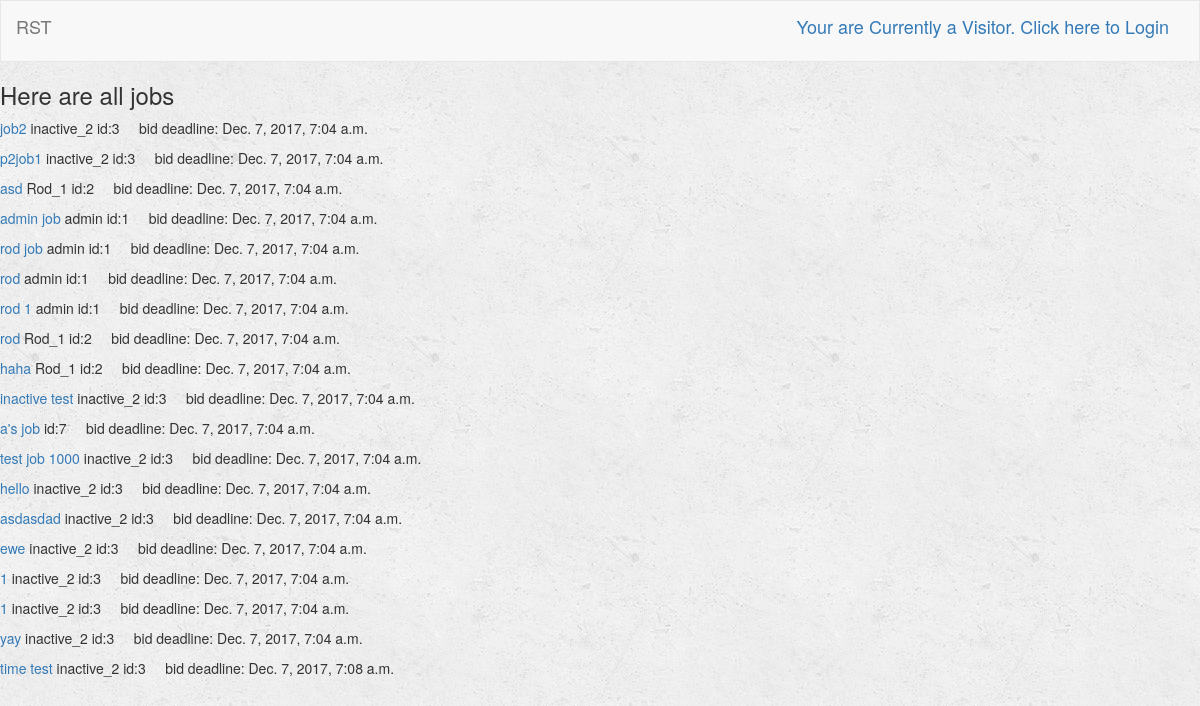
Page /turk/ on the earlier database version.
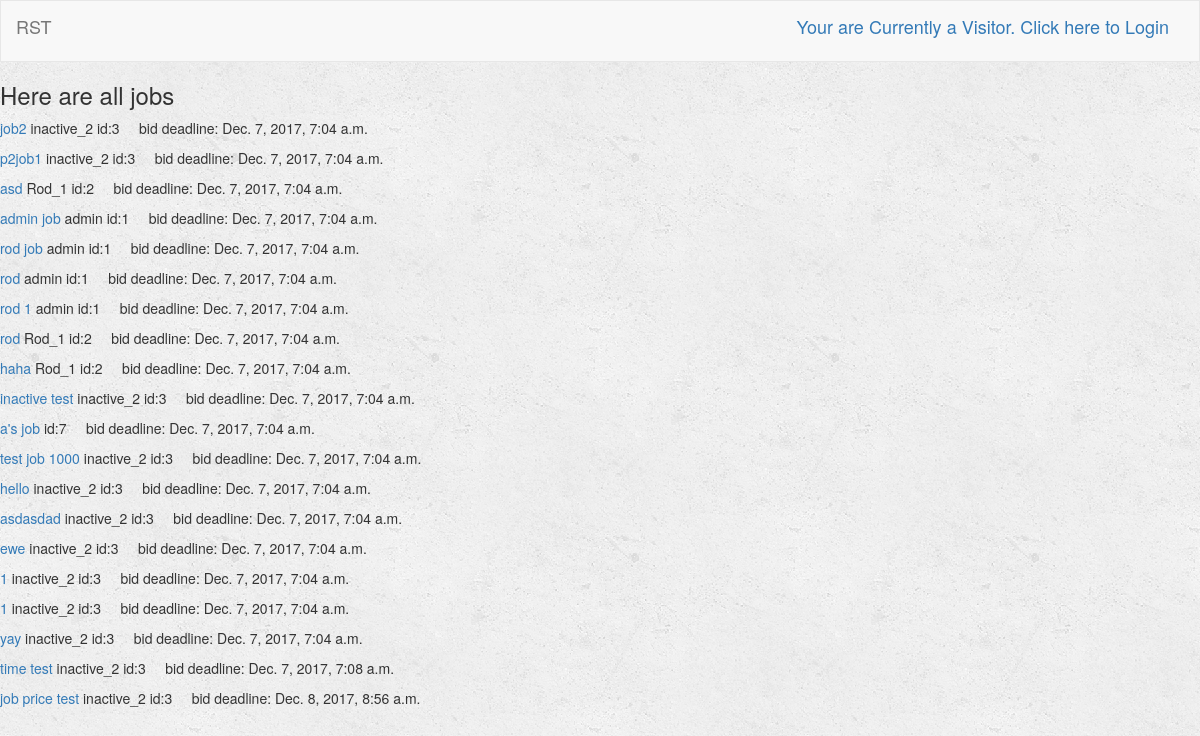
Same page on the later database version.
### turk/models.py (models this page shows, shortened)
class Job(models.Model):
    user = models.ForeignKey(User, on_delete=models.CASCADE, default=1)
    job_title = models.CharField(max_length=250)
    job_description = models.TextField()
    job_price = models.FloatField(default=0)
    is_complete = models.BooleanField(default=False)
    is_open = models.BooleanField(default=True) # Job is still open for bid
    lowest_bid = models.FloatField(default=-1)
    bid_deadline = models.DateTimeField(default=datetime.now()+timedelta(7))

### turk/views.py (the view)
def index(request):
    all_jobs = Job.objects.all()
    context = {
        'all_jobs': all_jobs,
    }
    return render(request, 'turk/index.html', context)

### turk/templates/turk/index.html
{% extends 'turk/base.html' %}
{% block body %}
    {% if all_jobs %}
        <h3> Here are all jobs </h3>
        {% for job in all_jobs %}
            <p><a href = "{% url 'turk:job_description' job.user.id job.id %}">{{ job.job_title }}</a>
            {{job.user.first_name}} id:{{job.user.id}} &nbsp &nbsp bid deadline: {{job.bid_deadline}}
            </p>
        {% endfor %}
        {% else %}
            <h3> No Profile yet </h3>
    {% endif %}
{% endblock %}

Differences in the rows shown:
added Job: job_title "job price test", user.first_name "inactive_2", user.id "3", bid_deadline "Dec. 8, 2017, 8:56 a.m."
